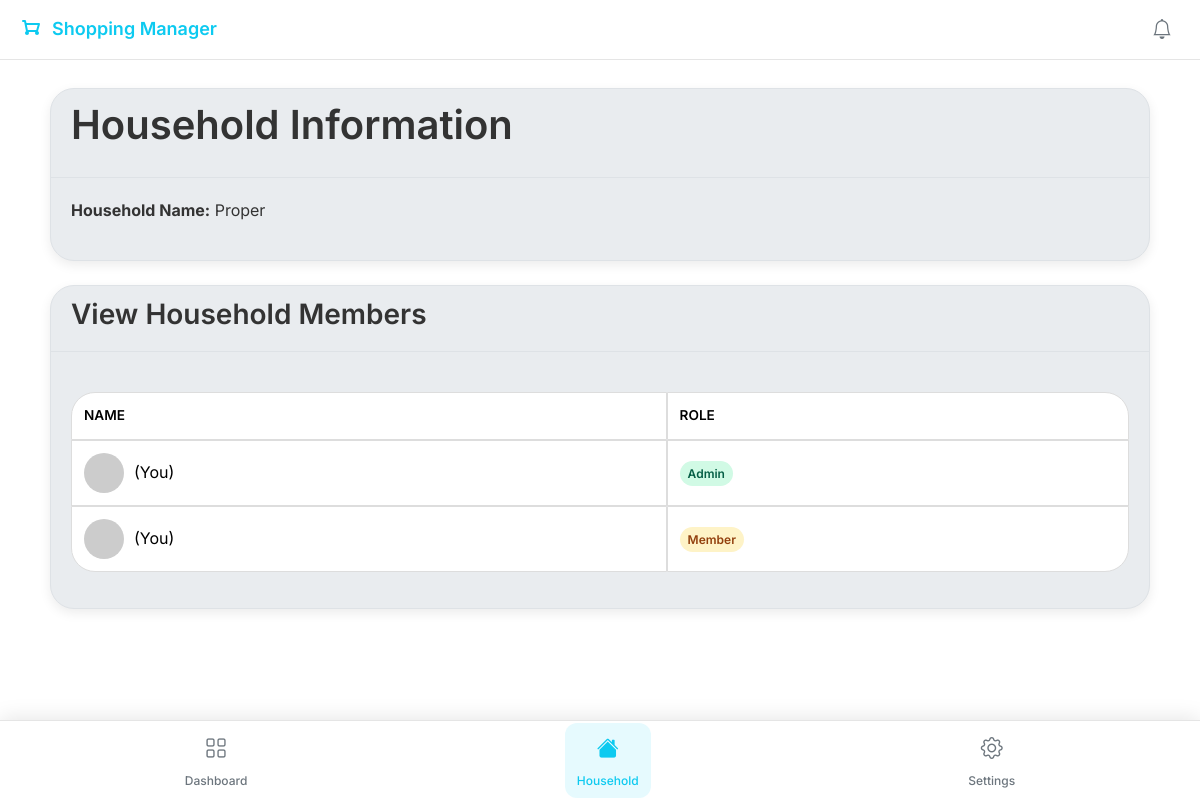
Page /household/view/1 (signed in) on the committed database.
### app/models.py (models this page shows, shortened)
class Household(db.Model):
    __tablename__ = 'households'
    id = db.Column(db.Integer, primary_key=True)
    join_code = db.Column(db.String(36), unique=True, nullable=False,
                         default=lambda: secrets.token_hex(4).upper(), index=True)
    name = db.Column(db.String(100), nullable=False)
    admin_id = db.Column(db.Integer, db.ForeignKey('users.id', ondelete='RESTRICT'), nullable=False)
    admin = db.relationship(
        'User',
        foreign_keys=[admin_id],
        post_update = True
    )
    members = db.relationship(
        'User',
        back_populates='household',
        foreign_keys=[User.household_id]
    )
    shopping_lists = db.relationship(
        'ShoppingList',
        back_populates='household',
        lazy='select',
        cascade="all, delete-orphan"
    )
    activities = db.relationship(
        'ActivityLog',
        back_populates='household',
        lazy='select',
        cascade="all, delete-orphan"
    )

class User(db.Model, UserMixin):
    __tablename__ = 'users'
    id = db.Column(db.Integer, primary_key=True)
    username = db.Column(db.String(80), unique=True, nullable=False, index=True)
    name = db.Column(db.String(80), nullable=False)
    password = db.Column("password", db.String(128), nullable=False)
    role = db.Column(db.String(20), default='member', nullable=False)  # member or admin
    avatar_url = db.Column(db.String(256), nullable=True)
    household_id = db.Column(db.Integer, db.ForeignKey('households.id', ondelete='SET NULL'), nullable=True)
    household = db.relationship(
        'Household',
        back_populates='members',
        foreign_keys=[household_id]
    )
    created_lists = db.relationship(
        'ShoppingList',
        back_populates='creator',
        lazy='select',
        cascade='all, delete-orphan'
    )
    added_items = db.relationship(
        'ListItem',
        back_populates='added_by_user',
        lazy='select'
    )
    activities = db.relationship(
        'ActivityLog',
        back_populates='user',
        lazy='select',
        cascade='all, delete-orphan'
    )
    push_tokens = db.relationship(
        'FCMToken',
        back_populates='user',
        lazy='select',
        cascade='all, delete-orphan'
    )

### app/household/routes.py (the view)
@household_bp.route('/view/<int:household_id>', methods=["GET"])
@login_required
def view(household_id):
    if not current_user.household_id:
        flash('You must be in a household.')
        return redirect(url_for('household_bp.setup'))
    household =HouseholdModel.query.get_or_404(household_id)
    if not current_user.household_id == household_id:
        flash('Access Denied')
        return jsonify({"success": False, "message": "You do not belong to this household."}), 403
    members = household.members
    if current_user.id == household.admin_id:
        return render_template('household/manage.html', members=members, household=household)
    else:
        return render_template('household/view.html', members=members, household=household)

### templates/household/view.html (shortened to what this page needs)
{% extends "base.html" %}
{% block content %}
<div class="container mt-2">
    <div class="row">
        <div class="col-12">
            <div class="card sm-card">
                <div class="card-header">
                    <h2>Household Information</h2>
                </div>
                <div class="card-body">
                    <p><strong>Household Name:</strong> {{ household.name }}</p>
                </div>
            </div>
        </div>
    </div>
    <div class="row">
        <div class="col-12">
            <div class="card sm-card">
                <div class="card-header">
                    <h3>View Household Members</h3>
                </div>
                <div class="card-body">
                    <div class="table-container">
                        <table class="table align-middle rounded-table" id="memberMembersTable">
                            <thead>
                                <tr>
                                    <th>Name</th>
                                    <th>Role</th>
                                </tr>
                            </thead>
                            <tbody>
                                {% if members %}
                                {% for member in members %}
                                <tr>
                                    <td>
                                        <div class="user-details-in-table">
                                               <img src="{{ member.avatar_url }}"
                                                    alt="{{ member.name }}'s avatar"
                                                    class="avatar-in-table"
                                                    onerror="this.onerror=null; this.src='https://api.dicebear.com/7.x/initials/svg?seed={{ member.name }}'">
                                                {% if member.id == member.id%}
                                                <span class="text-xs text-gray-500">(You)</span>
                                                {% endif %}
                                        </div>
                                    </td>
                                    <td>
                                        <span class="role-badge {{ 'role-admin' if member.role == 'admin' else 'role-member' }}">
                                            {{ member.role | capitalize or 'Member' }}
                                        </span>
                                    </td>
                                </tr>
                                {% endfor %}
                                {% else %}
                                <tr>
                                    <td colspan="4" class="text-center text-sm text-gray-500">This household has no other members.</td>
                                </tr>
                                {% endif %}
                            </tbody>
                        </table>
                    </div>
                </div>
            </div>
        </div>
    </div>
</div>
{% endblock %}

### static/css/base.css (style rules this page uses)
* { margin: 0; padding: 0; box-sizing: border-box; font-family: 'Inter' sans-serif; }
.container { width: 100%; margin: 0 auto; padding: 0 20px; }
h1,h2,h3,h4,h5,h6,.h1,.h2,.h3,.h4,.h5,.h6 { font-family: 'Inter', sans-serif; font-weight: 600; }
h2 { font-size: 2.5rem; margin-bottom: 1rem; }
body { padding-bottom: 80px; font-family: 'Inter', -apple-system, BlinkMacSystemFont, 'Segoe UI', Roboto, sans-serif; opacity: none; -webkit-overflow-scrolling: touch; line-height: 1.6; color: var(--dark); background-color: var(--background); font-weight: 400; }
html { -ms-overflow-style: none; scrollbar-width: none; }

### rows in the picture
Household: name "Proper"
User: shows "(You)", role "Admin"
User: shows "(You)", role "Member"
